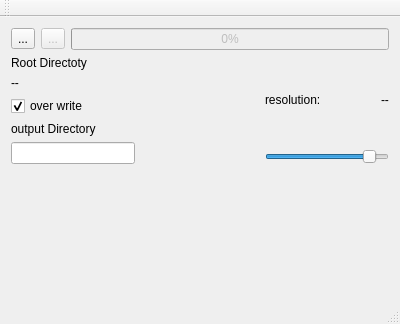
<?xml version="1.0" encoding="UTF-8"?>
<ui version="4.0">
 <class>MainWindow</class>
 <widget class="QMainWindow" name="MainWindow">
  <property name="geometry">
   <rect>
    <x>0</x>
    <y>0</y>
    <width>400</width>
    <height>324</height>
   </rect>
  </property>
  <property name="windowTitle">
   <string>MainWindow</string>
  </property>
  <widget class="QWidget" name="centralWidget">
   <layout class="QVBoxLayout" name="verticalLayout_3">
    <item>
     <layout class="QHBoxLayout" name="horizontalLayout">
      <item>
       <widget class="QToolButton" name="selectFolderBtn">
        <property name="text">
         <string>...</string>
        </property>
        <property name="icon">
         <iconset resource="resources.qrc">
          <normaloff>:/icons/resources/folder-open.svg</normaloff>:/icons/resources/folder-open.svg</iconset>
        </property>
        <property name="iconSize">
         <size>
          <width>20</width>
          <height>20</height>
         </size>
        </property>
       </widget>
      </item>
      <item>
       <widget class="QToolButton" name="startStopBtn">
        <property name="enabled">
         <bool>false</bool>
        </property>
        <property name="text">
         <string>...</string>
        </property>
        <property name="icon">
         <iconset resource="resources.qrc">
          <normaloff>:/icons/resources/play3.svg</normaloff>:/icons/resources/play3.svg</iconset>
        </property>
        <property name="iconSize">
         <size>
          <width>20</width>
          <height>20</height>
         </size>
        </property>
       </widget>
      </item>
      <item>
       <widget class="QProgressBar" name="progressBar">
        <property name="enabled">
         <bool>false</bool>
        </property>
        <property name="value">
         <number>0</number>
        </property>
       </widget>
      </item>
     </layout>
    </item>
    <item>
     <layout class="QHBoxLayout" name="horizontalLayout_5">
      <item>
       <layout class="QVBoxLayout" name="verticalLayout">
        <item>
         <layout class="QVBoxLayout" name="verticalLayout_5">
          <item>
           <widget class="QLabel" name="label1">
            <property name="text">
             <string>Root Directoty</string>
            </property>
           </widget>
          </item>
          <item>
           <widget class="QLabel" name="rootDirLabel">
            <property name="text">
             <string>--</string>
            </property>
           </widget>
          </item>
         </layout>
        </item>
        <item>
         <widget class="QCheckBox" name="overwriteCheckBox">
          <property name="text">
           <string>over write</string>
          </property>
          <property name="checked">
           <bool>true</bool>
          </property>
         </widget>
        </item>
        <item>
         <layout class="QVBoxLayout" name="verticalLayout_4">
          <item>
           <widget class="QLabel" name="label3">
            <property name="text">
             <string>output Directory</string>
            </property>
           </widget>
          </item>
          <item>
           <widget class="QLineEdit" name="outputDirLineEdit"/>
          </item>
         </layout>
        </item>
       </layout>
      </item>
      <item>
       <spacer name="horizontalSpacer_3">
        <property name="orientation">
         <enum>Qt::Horizontal</enum>
        </property>
        <property name="sizeHint" stdset="0">
         <size>
          <width>40</width>
          <height>20</height>
         </size>
        </property>
       </spacer>
      </item>
      <item>
       <layout class="QVBoxLayout" name="verticalLayout_2">
        <item>
         <layout class="QHBoxLayout" name="horizontalLayout_2">
          <item>
           <widget class="QLabel" name="label">
            <property name="text">
             <string>resolution:</string>
            </property>
           </widget>
          </item>
          <item>
           <spacer name="horizontalSpacer">
            <property name="orientation">
             <enum>Qt::Horizontal</enum>
            </property>
            <property name="sizeHint" stdset="0">
             <size>
              <width>40</width>
              <height>20</height>
             </size>
            </property>
           </spacer>
          </item>
          <item>
           <widget class="QLabel" name="resolutionLabel">
            <property name="text">
             <string>--</string>
            </property>
           </widget>
          </item>
         </layout>
        </item>
        <item>
         <widget class="QSlider" name="resolutionSlider">
          <property name="minimum">
           <number>10</number>
          </property>
          <property name="maximum">
           <number>100</number>
          </property>
          <property name="value">
           <number>90</number>
          </property>
          <property name="sliderPosition">
           <number>90</number>
          </property>
          <property name="orientation">
           <enum>Qt::Horizontal</enum>
          </property>
          <property name="tickPosition">
           <enum>QSlider::NoTicks</enum>
          </property>
         </widget>
        </item>
       </layout>
      </item>
     </layout>
    </item>
    <item>
     <spacer name="verticalSpacer">
      <property name="orientation">
       <enum>Qt::Vertical</enum>
      </property>
      <property name="sizeHint" stdset="0">
       <size>
        <width>20</width>
        <height>40</height>
       </size>
      </property>
     </spacer>
    </item>
   </layout>
   <zorder></zorder>
   <zorder></zorder>
   <zorder>verticalSpacer</zorder>
  </widget>
  <widget class="QMenuBar" name="menuBar">
   <property name="geometry">
    <rect>
     <x>0</x>
     <y>0</y>
     <width>400</width>
     <height>20</height>
    </rect>
   </property>
  </widget>
  <widget class="QToolBar" name="mainToolBar">
   <attribute name="toolBarArea">
    <enum>TopToolBarArea</enum>
   </attribute>
   <attribute name="toolBarBreak">
    <bool>false</bool>
   </attribute>
  </widget>
  <widget class="QStatusBar" name="statusBar"/>
 </widget>
 <layoutdefault spacing="6" margin="11"/>
 <resources>
  <include location="resources.qrc"/>
 </resources>
 <connections/>
</ui>
